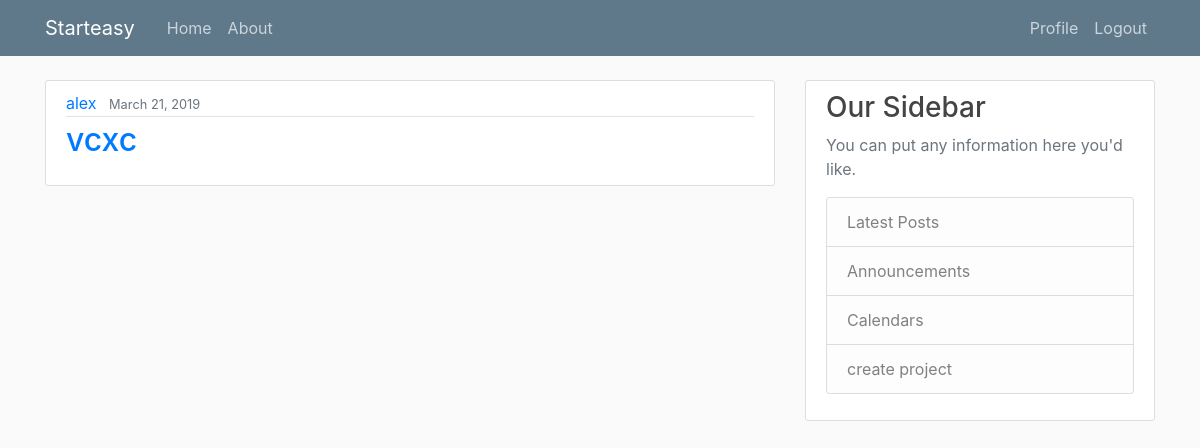
The app's page / (signed in), older data.
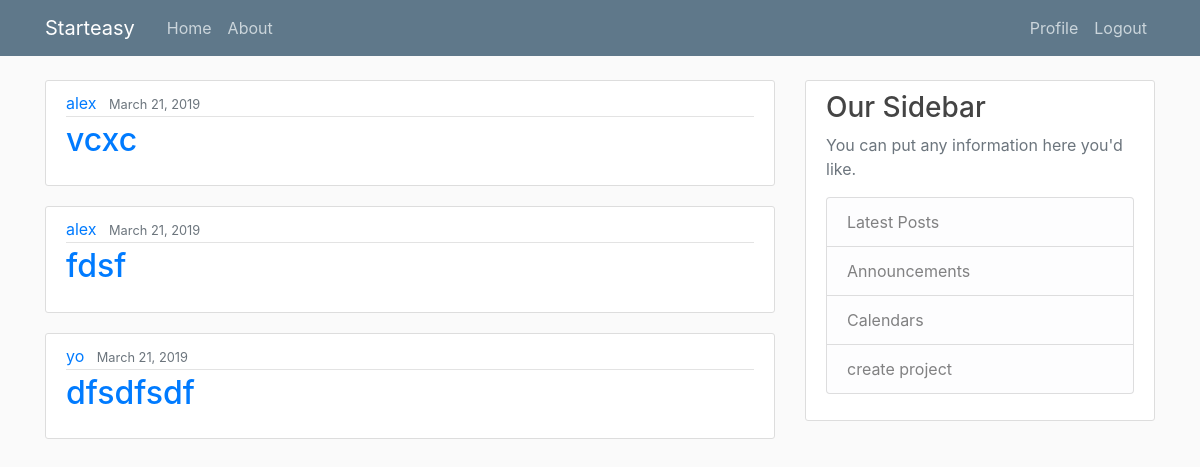
The same page, newer data.
### project/models.py (models this page shows, shortened)
class Post(models.Model):                                             # class that will represent our database
    title = models.CharField(max_length=100)
    customer = models.TextField(blank=True)
    pro = models.TextField(blank=True)
    goals = models.TextField(blank=True)
    problems = models.TextField(blank=True)
    connection = models.TextField(blank=True)
    yearly_work_plan = models.TextField(blank=True)
    cost_and_prodactivity = models.TextField(blank=True)
    date_posted = models.DateTimeField(default=timezone.now)
    author = models.ForeignKey(User, on_delete=models.CASCADE)        # every post has 1 author and author can have many posts
    user1 = models.TextField(blank=True)
    user2 = models.TextField(blank=True)
    user3 = models.TextField(blank=True)
    user4 = models.TextField(blank=True)
    client = models.TextField(blank=True)

### project/views.py (the view)
# urls.py: path('', views.home, name='project-home'),
def home(request):
    if request.user.is_authenticated:
        context = {
            'posts': Post.objects.filter(author=request.user) | Post.objects.filter(user1=request.user.username) | Post.objects.filter(user2=request.user.username) |
                     Post.objects.filter(user3=request.user.username) | Post.objects.filter(user4=request.user.username) | Post.objects.filter(client=request.user.username)
        }
        return render(request, 'project/home.html', context)
    return redirect('login')

### project/templates/project/home.html (shortened to what this page needs)
{% extends "project/base.html" %}
{% block content %}
    {% for post in posts %}
        <article class="media content-section">
          <div class="media-body">
            <div class="article-metadata">
              <a class="mr-2" href="#">{{ post.author }}</a>
              <small class="text-muted">{{ post.date_posted|date:"F d, Y" }}</small>
            </div>
            <h2><a href="{% url 'post_detail' pk=post.pk %}">{{ post.title }}</a></h2>
          </div>
        </article>
    {% endfor %}
{% endblock content %}

### project/templates/project/base.html (shortened to what this page needs)
{% load static %}
<!DOCTYPE html>
<html>
<head>
    <link rel="stylesheet" href="https://maxcdn.bootstrapcdn.com/bootstrap/4.0.0/css/bootstrap.min.css">
    <link rel="stylesheet" type="text/css" href="{% static 'project/main.css' %}">
</head>
<body>
    <header class="site-header">
      <nav class="navbar navbar-expand-md navbar-dark bg-steel fixed-top">
        <div class="container">
          <a class="navbar-brand mr-4" href="{% url 'project-home' %}">Starteasy</a>
          <div class="collapse navbar-collapse" id="navbarToggle">
            <div class="navbar-nav mr-auto">
              <a class="nav-item nav-link" href="{% url 'project-home' %}">Home</a>
              <a class="nav-item nav-link" href="{% url 'project-about' %}">About</a>
            </div>
            <div class="navbar-nav">
                {% if user.is_authenticated %}
                    <a class="nav-item nav-link" href="{% url 'profile' %}">Profile</a>
                    <a class="nav-item nav-link" href="{% url 'logout' %}">Logout</a>
                {% else %}
                    <a class="nav-item nav-link" href="{% url 'login' %}">Login</a>
                    <a class="nav-item nav-link" href="{% url 'register' %}">Register</a>
                {% endif %}
            </div>
          </div>
        </div>
      </nav>
    </header>
    <main role="main" class="container">
      <div class="row">
        <div class="col-md-8">
            {% block content %}{% endblock %}
        </div>
        <div class="col-md-4">
          <div class="content-section">
            <h3>Our Sidebar</h3>
            <p class='text-muted'>You can put any information here you'd like.
              <ul class="list-group">
                <li class="list-group-item list-group-item-light">Latest Posts</li>
                <li class="list-group-item list-group-item-light">Announcements</li>
                <li class="list-group-item list-group-item-light">Calendars</li>
                {% if user.is_authenticated %}
                <a class="list-group-item list-group-item-light" href="{% url 'post_new' %}">create project</a>
                {% endif %}
              </ul>
            </p>
          </div>
        </div>
      </div>
    </main>
</body>
</html>

### project/static/project/main.css (style rules this page uses)
body { background: #fafafa; color: #333333; margin-top: 5rem; }
h1, h2, h3, h4, h5, h6 { color: #444444; }
ul { margin: 0; }
.bg-steel { background-color: #5f788a; }
.site-header .navbar-nav .nav-link { color: #cbd5db; }
.content-section { background: #ffffff; padding: 10px 20px; border: 1px solid #dddddd; border-radius: 3px; margin-bottom: 20px; }
.article-metadata { padding-bottom: 1px; margin-bottom: 4px; border-bottom: 1px solid #e3e3e3 }

Row changes from the older to the newer data that the page shows:
added Post: author "alex", date_posted "March 21, 2019", title "fdsf"
added Post: author "yo", date_posted "March 21, 2019", title "dfsdfsdf"
